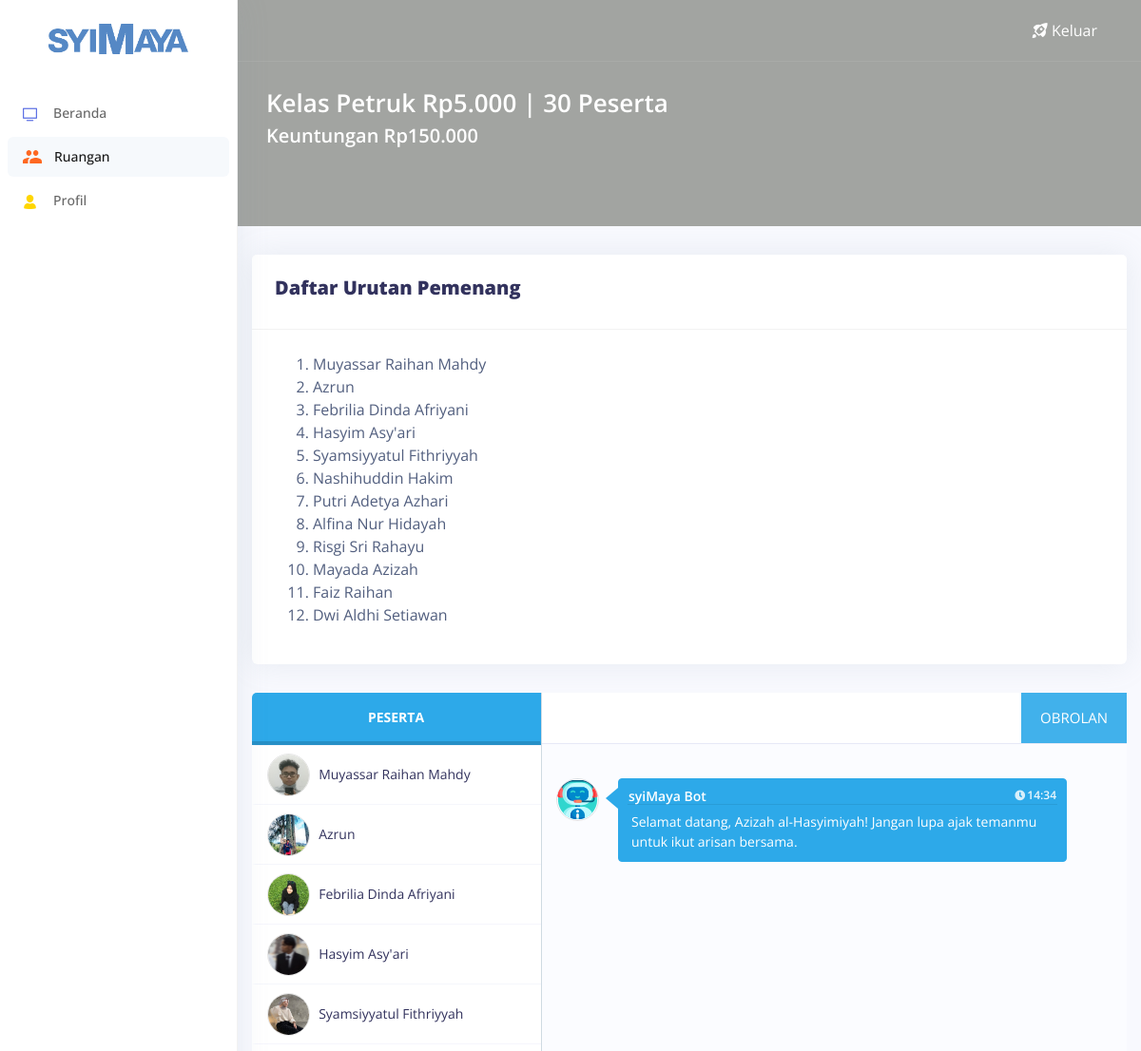
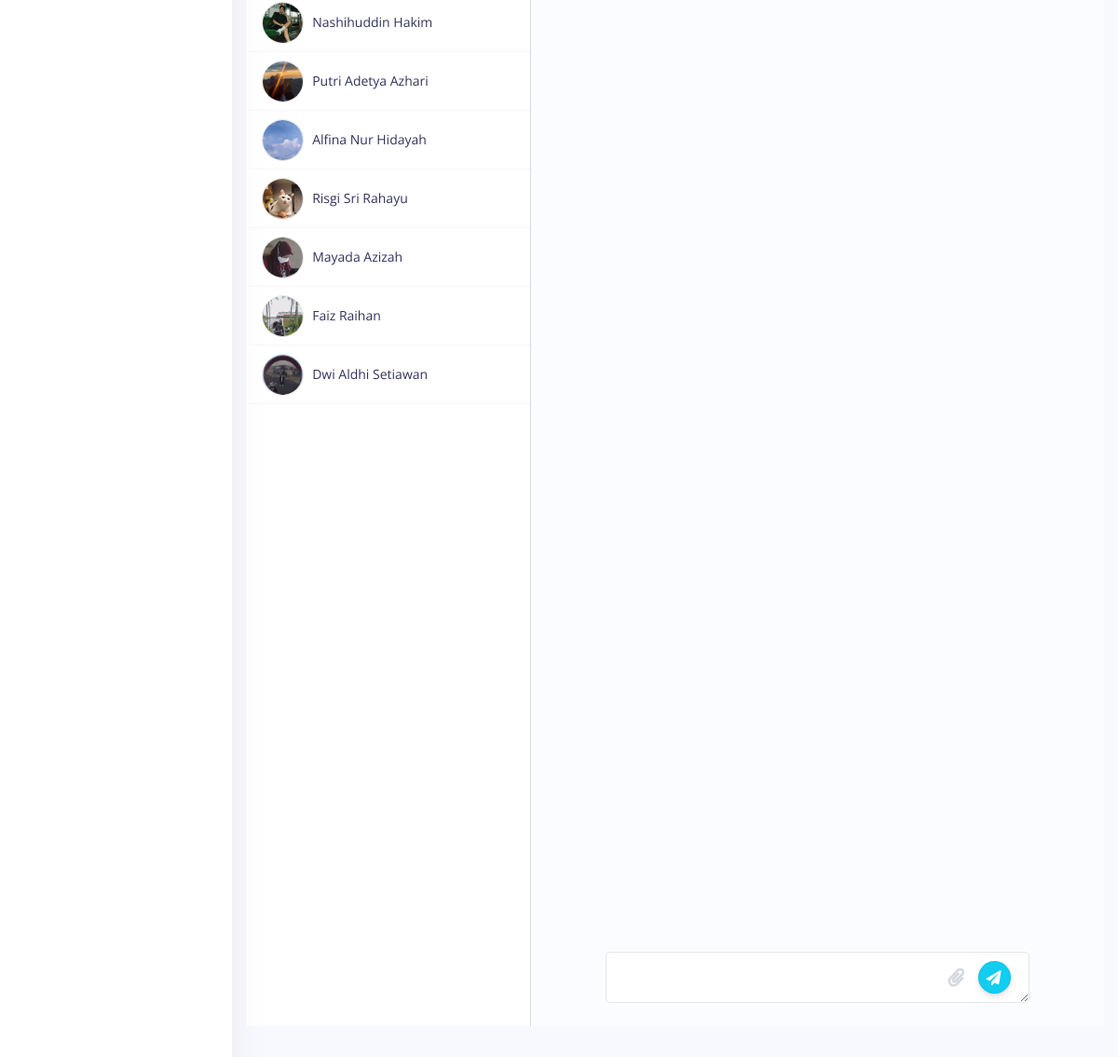
The app's page /room.php?k=7BA943AF84838 (signed in) with its own data (2 pictures, top to bottom).
### tables this page shows
CREATE TABLE `user` (
  `id`         int( 12 )                NOT NULL,
  `email`      varchar( 64 )            NOT NULL,
  `password`   varchar( 250 )           NOT NULL,
  `name`       varchar( 128 )           NOT NULL,
  `saldo`      int( 11 )                DEFAULT NULL,
  `address`    varchar( 28 )            NOT NULL,
  `sex`        varchar( 28 )            NOT NULL,
  `birth`      date                     NOT NULL,
  `photo`      varchar( 128 )           DEFAULT NULL,
  `role`       enum( 'member','admin' ) DEFAULT 'member',
  `created_at` datetime                 DEFAULT current_timestamp(),
  `updated_at` datetime                 DEFAULT current_timestamp()
);

### config/libs.php (called while the page is built, shortened)
<?php
    $kelas_list = [
        [
            "id"          => "7BA943AF84838",
            "name"        => "petruk",
            "price"       => 5000,
            "quota"       => 30,
            "description" => "",
            "color"       => "bronze"
        ],
        [
            "id"          => "71A4AF1E2485B",
            "name"        => "bagong",
            "price"       => 20000,
            "quota"       => 25,
            "description" => "",
            "color"       => "silver"
        ],
        [
            "id"          => "68CCD993BCE2C",
            "name"        => "semar",
            "price"       => 100000,
            "quota"       => 20,
            "description" => "",
            "color"       => "gold"
        ],
        [
            "id"          => "8FFD7F9CA5F68",
            "name"        => "gareng",
            "price"       => 500000,
            "quota"       => 15,
            "description" => "",
            "color"       => "diamond"
        ],
    ];
    function rupiah( $angka ) {
        $hasil = "Rp" . number_format( $angka, 0, ',', '.' );
        return $hasil;
    }
    function findKelasByID( $id, $array ) {
        foreach( $array as $key => $value ) {
            if( $value['id'] === $id ) {
                return $value;
            }
        }
        return null;
    }
    function findKelasLastID( $array ) {
        $last = end( $array );
        return $last['id'];
    }
?>

### config/session.php (called while the page is built)
<?php
    require_once __DIR__ . "/db.php";
    if( !isset($_SESSION['email']) ) {
        header( 'Location: login.php?e' );
        exit;
    }
    else {
        $email  = $_SESSION['email'];
        $select = mysqli_query( $conn, "SELECT * FROM user WHERE email = '$email'" );
        $user   = mysqli_fetch_array( $select );
    }
    require_once __DIR__ . "/libs.php";
?>

### room.php (the view, shortened to what this page needs)
<?php
	require_once __DIR__ . "/config/session.php";
	$k              = isset( $_GET["k"] ) ? $_GET["k"] : NULL;
	$kelas          = findKelasByID( $k, $kelas_list );
	$kelas_name     = isset( $kelas ) ? ucfirst( $kelas["name"] ) : "";
	$quota          = isset( $kelas ) ? $kelas["quota"] : 10;
	$member_query   = mysqli_query( $conn, "SELECT * FROM user WHERE role = 'member' LIMIT $quota" );
	$members        = mysqli_fetch_all( $member_query, MYSQLI_ASSOC );
	$random_members = shuffle( $members );
?>
<!DOCTYPE html>
<html lang = "id">
<head>
	<link rel = "stylesheet" href = "./assets/css/styles/room.css" type = "text/css">
	<link rel = "stylesheet" href = "./assets/css/styles/chat.css">
	<link rel = "stylesheet" href = "https://maxcdn.bootstrapcdn.com/font-awesome/4.3.0/css/font-awesome.min.css">
	<link rel = "stylesheet" href = "./assets/vendor/nucleo/css/nucleo.css" type = "text/css">
	<link rel = "stylesheet" href = "./assets/vendor/@fortawesome/fontawesome-free/css/all.min.css" type = "text/css">
	<link rel = "stylesheet" href = "./assets/css/argon.css?v=1.2.0" type = "text/css">
</head>
<body>
	<nav class = "sidenav navbar navbar-vertical fixed-left navbar-expand-xs navbar-light bg-white" id = "sidenav-main">
		<div class = "scrollbar-inner">
			<div class = "sidenav-header align-items-center">
				<a class = "navbar-brand" href = "index.php">
					<img class = "navbar-brand-img" src = "./assets/img/brands/syimaya.png" alt = "...">
				</a>
			</div>
			<div class = "navbar-inner">
				<div class = "collapse navbar-collapse" id = "sidenav-collapse-main">
					<ul class = "navbar-nav">
						<li class = "nav-item">
							<a class = "nav-link" href = "index.php">
								<i    class = "ni ni-tv-2 text-primary"></i>
								<span class = "nav-link-text">Beranda</span>
							</a>
						</li>
						<li class = "nav-item">
							<a class = "nav-link active" href = "room.php?k=<?= findKelasLastID( $kelas_list ) ?>">
								<img  src   = "./assets/img/icons/ruangan.svg" alt = "" style = "width:20px; margin-right:13px">
								<span class = "nav-link-text">Ruangan</span>
							</a>
						</li>
						<li class = "nav-item">
							<a class = "nav-link" href = "profile.php">
								<i    class = "ni ni-single-02 text-yellow"></i>
								<span class = "nav-link-text">Profil</span>
							</a>
						</li>
					</ul>
				</div>
			</div>
		</div>
	</nav>
	<div class = "main-content" id = "panel">
		<nav class = "navbar navbar-top navbar-expand navbar-dark bg-header-<?= $kelas['color'] ?> border-bottom">
			<div class = "container-fluid">
				<div class = "collapse navbar-collapse" id = "navbarSupportedContent">
					<ul class = "navbar-nav align-items-center ml-md-auto ">
						<li class = "nav-item dd-xl-none">
							<a class = "nav-link text-white" href = "./logout.php">
								<i    class = "ni ni-spaceship"></i>
								<span class = "nav-link-text">Keluar</span>
							</a>
						</li>
					</ul>
				</div>
			</div>
		</nav>
		<?php if( isset( $k ) && strlen( $k ) >= 1 ) : ?>
			<div class = "header bg-header-<?= $kelas['color'] ?> pb-5" id = "header">
				<div class = "container-fluid">
					<div class = "header-body">
						<div class = "align-items-center py-4">
							<div class = "">
								<h1 class = "text-white mb-0 text-capitalize">Kelas <?= $kelas_name ?> <?= rupiah( $kelas["price"] ) ?> | <?= $kelas["quota"] ?> Peserta</h1>
								<h2 class = "text-white">Keuntungan <?= rupiah( $kelas["price"] * $kelas["quota"] ) ?></h2>
							</div>
						</div>
					</div>
				</div>
			</div>
		<?php endif; ?>
		<div class = "container" id = "chat-box">
			<div class = "card">
				<div class = "card-header">
					<h2><b>Daftar Urutan Pemenang</b></h2>
				</div>
				<div class = "card-body">
					<ol>
						<?php foreach( $members as $member ) : ?>
							<li><?= $member["name"] ?></li>
						<?php endforeach; ?>
					</ol>
				</div>
			</div>
			<div class = "panel messages-panel">
				<div class = "contacts-list">
					<div class = "inbox-categories">
						<div class = "active" data-toggle = "tab" data-target = "#inbox">PESERTA</div>
					</div>
					<div class = "tab-content">
						<div class = "contacts-outter-wrapper tab-pane active" id = "inbox">
							<div class = "contacts-outter">
								<ul class = "list-unstyled contacts">
									<?php foreach( $members as $member ) : ?>
										<li data-toggle = "tab" data-target = "#inbox-message-<?= $member["id"] ?>">
											<img class = "img-circle medium-image" src = "./assets/img/photos/<?= $member["photo"] ?: "default.jpg" ?>" alt = "">
											<div class = "vcentered info-combo">
												<h2 class = "no-margin-bottom"><?= $member["name"] ?></h2>
											</div>
										</li>
									<?php endforeach; ?>
								</ul>
							</div>
						</div>
					</div>
				</div>
				<div class = "tab-content">
					<div class = "tab-pane message-body active" id = "inbox-message-1">
						<div class = "message-top">
							<a class = "chat-head baru-message">OBROLAN</a>
						</div>
						<div class = "message-chat">
							<div class = "chat-body">
								<div class = "message info">
									<img class = "img-circle medium-image" src = "./assets/img/icons/bot.svg" alt = "">
									<div class = "message-body">
										<div class = "message-info">
											<h4>syiMaya Bot</h4>
											<h5><i class = "fa fa-clock-o"></i><?= date( "H:i" ) ?></h5>
										</div>
										<hr>
										<div class = "message-text">
											Selamat datang, <?php echo $user['name']; ?>! Jangan lupa ajak temanmu untuk ikut arisan bersama.
										</div>
									</div>
									<br>
								</div>
							</div>
							<div class = "chat-footer">
								<textarea class = "send-message-text"></textarea>
								<label    class = "upload-file">
									<i     class = "fa fa-paperclip"></i>
								</label>
								<button class = "send-message-button btn-info" type = "button"><i class = "fa fa-send"></i></button>
							</div>
						</div>
					</div>
				</div>
			</div>
		</div>
		<br><br><br>
	</div>
</body>
</html>

### assets/css/styles/room.css (style rules this page uses)
#inbox .info-combo h2 { font-size: 14px; font-weight: 400; }
.bg-header-bronze { background-color: #a2a4a1!important; }

### records on screen
user: name "Muyassar Raihan Mahdy", photo (picture)
user: name "Azrun", photo (picture)
user: name "Febrilia Dinda Afriyani", photo (picture)
user: name "Hasyim Asy'ari", photo (picture)
user: name "Syamsiyyatul Fithriyyah", photo (picture)
user: name "Nashihuddin Hakim", photo (picture)
user: name "Putri Adetya Azhari", photo (picture)
user: name "Alfina Nur Hidayah", photo (picture)
user: name "Risgi Sri Rahayu", photo (picture)
user: name "Mayada Azizah", photo (picture)
user: name "Faiz Raihan", photo (picture)
user: name "Dwi Aldhi Setiawan", photo (picture)
user: name "Azizah al-Hasyimiyah"

### other values on screen
$kelas_name "Petruk"
rupiah( $kelas["price"] ) "Rp5.000"
$kelas["quota"] "30"
rupiah( $kelas["price"] * $kelas["quota"] ) "Rp150.000"
